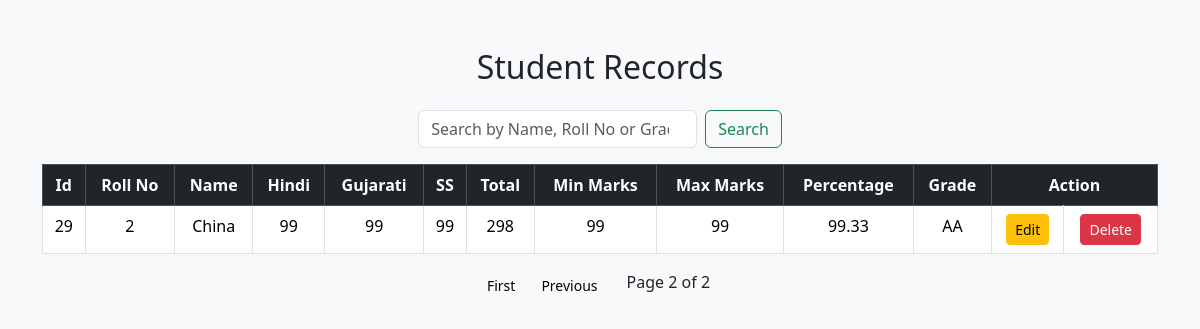
Page /show/?page=2 on the earlier database version.
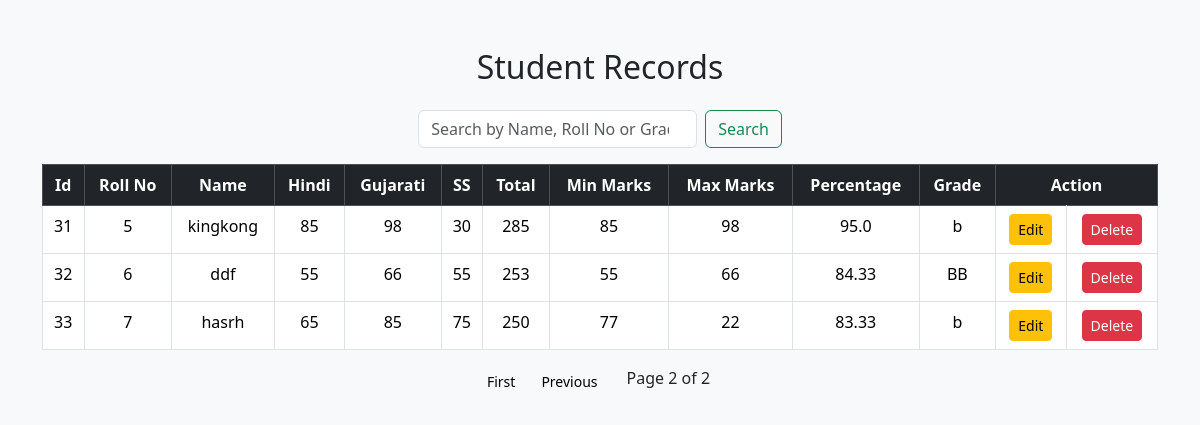
Same page on the later database version.
### yomapp/models.py (models this page shows)
class Homedata(models.Model):
    rollno =models.IntegerField(default='',max_length=3,unique=True)
    name = models.CharField(max_length=50,default='')
    hindi =models.IntegerField(max_length=3,default='')
    gujarati =models.IntegerField(max_length=3,default='')
    ss =models.IntegerField(max_length=3,default='')
    total =models.IntegerField(max_length=3,default='')
    min_marks =models.IntegerField(max_length=3,default='')
    max_marks =models.IntegerField(max_length=3,default='')
    percentage =models.FloatField(max_length=5,default='')
    grade =models.CharField(max_length=2,default='')

### yomapp/views.py (the view)
# urls.py: path('show/',views.showdata,name="/show"),
def showdata(req):
    if "submit  " in req.POST:
        search_query = req.GET.get("search")
        data = Homedata.objects.filter(new_collection=search_query).values()
        return render(req, "showdata.html",{"data":data})
    data = Homedata.objects.all().values()
    paginator = Paginator(data, 3)  # Show 10 posts per page.
    page_number = req.GET.get('page')
    page_obj = paginator.get_page(page_number)
    return render(req,"showdata.html",{"page_obj":page_obj})

### yomapp/templates/showdata.html (shortened to what this page needs)
<!DOCTYPE html>
<html lang="en">
<head>
  <link href="https://cdn.jsdelivr.net/npm/bootstrap@5.3.8/dist/css/bootstrap.min.css" rel="stylesheet">
</head>
<body class="bg-light">
  <div class="container my-5">
    <h2 class="text-center mb-4">Student Records</h2>
    <form method="GET" action="/search" class="d-flex justify-content-center mb-3">
      <input class="form-control w-25" type="search" placeholder="Search by Name, Roll No or Grade" name="query" value="{{ query|default:'' }}">
      <button class="btn btn-outline-success ms-2" type="submit">Search</button>
    </form>
    <table class="table table-bordered table-hover text-center">
      <thead class="table-dark">
        <tr>
          <th>Id</th>
          <th>Roll No</th>
          <th>Name</th>
          <th>Hindi</th>
          <th>Gujarati</th>
          <th>SS</th>
          <th>Total</th>
          <th>Min Marks</th>
          <th>Max Marks</th>
          <th>Percentage</th>
          <th>Grade</th>
          <th colspan="2">Action</th>
        </tr>
      </thead>
      <tbody>
        {% for info in page_obj %}
        <tr>
          <td>{{ info.id }}</td>
          <td>{{ info.rollno }}</td>
          <td>{{ info.name }}</td>
          <td>{{ info.hindi }}</td>
          <td>{{ info.gujarati }}</td>
          <td>{{ info.ss }}</td>
          <td>{{ info.total }}</td>
          <td>{{ info.min_marks }}</td>
          <td>{{ info.max_marks }}</td>
          <td>{{ info.percentage }}</td>
          <td>{{ info.grade }}</td>
          <td><a href="/edit/{{ info.id }}" class="btn btn-warning btn-sm">Edit</a></td>
          <td><a href="/delete/{{ info.id }}" class="btn btn-danger btn-sm">Delete</a></td>
        </tr>
        {% empty %}
        <tr>
          <td colspan="13" class="text-muted">No records found.</td>
        </tr>
        {% endfor %}
      </tbody>
    </table>
    <div class="pagination d-flex justify-content-center">
      {% if page_obj.has_previous %}
        <a href="?page=1" class="btn btn-light btn-sm mx-1">First</a>
        <a href="?page={{ page_obj.previous_page_number }}" class="btn btn-light btn-sm mx-1">Previous</a>
      {% endif %}
      <span class="mx-3">Page {{ page_obj.number }} of {{ page_obj.paginator.num_pages }}</span>
    </div>
  </div>
</body>
</html>

Differences in the rows shown:
removed Homedata: id "29", rollno "2", name "China", hindi "99", gujarati "99", ss "99", total "298", min_marks "99", max_marks "99", percentage "99.33", grade "AA"
added Homedata: id "31", rollno "5", name "kingkong", hindi "85", gujarati "98", ss "30", total "285", min_marks "85", max_marks "98", percentage "95.0", grade "b"
added Homedata: id "32", rollno "6", name "ddf", hindi "55", gujarati "66", ss "55", total "253", min_marks "55", max_marks "66", percentage "84.33", grade "BB"
added Homedata: id "33", rollno "7", name "hasrh", hindi "65", gujarati "85", ss "75", total "250", min_marks "77", max_marks "22", percentage "83.33", grade "b"
